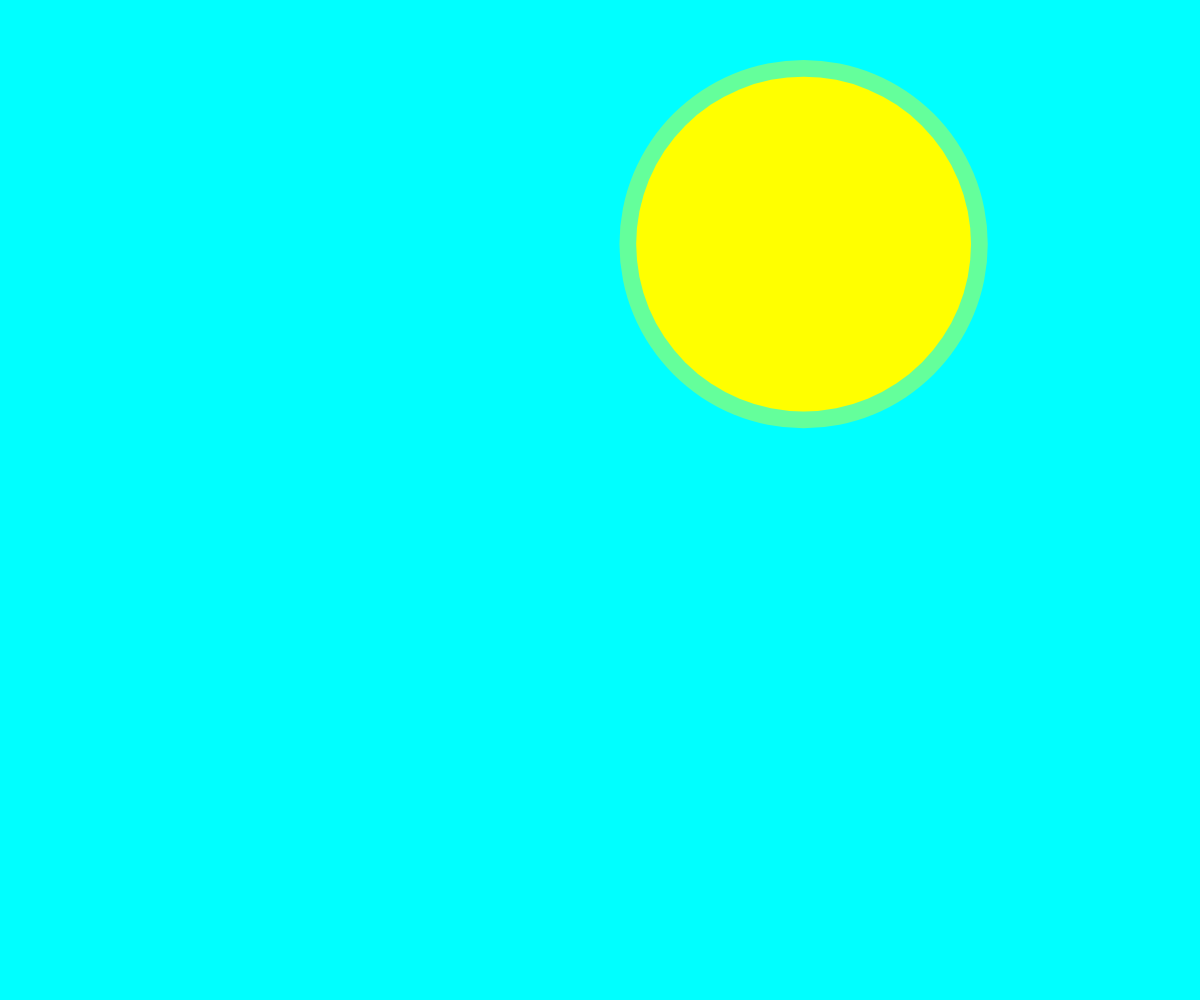
Frame 1 (no input)
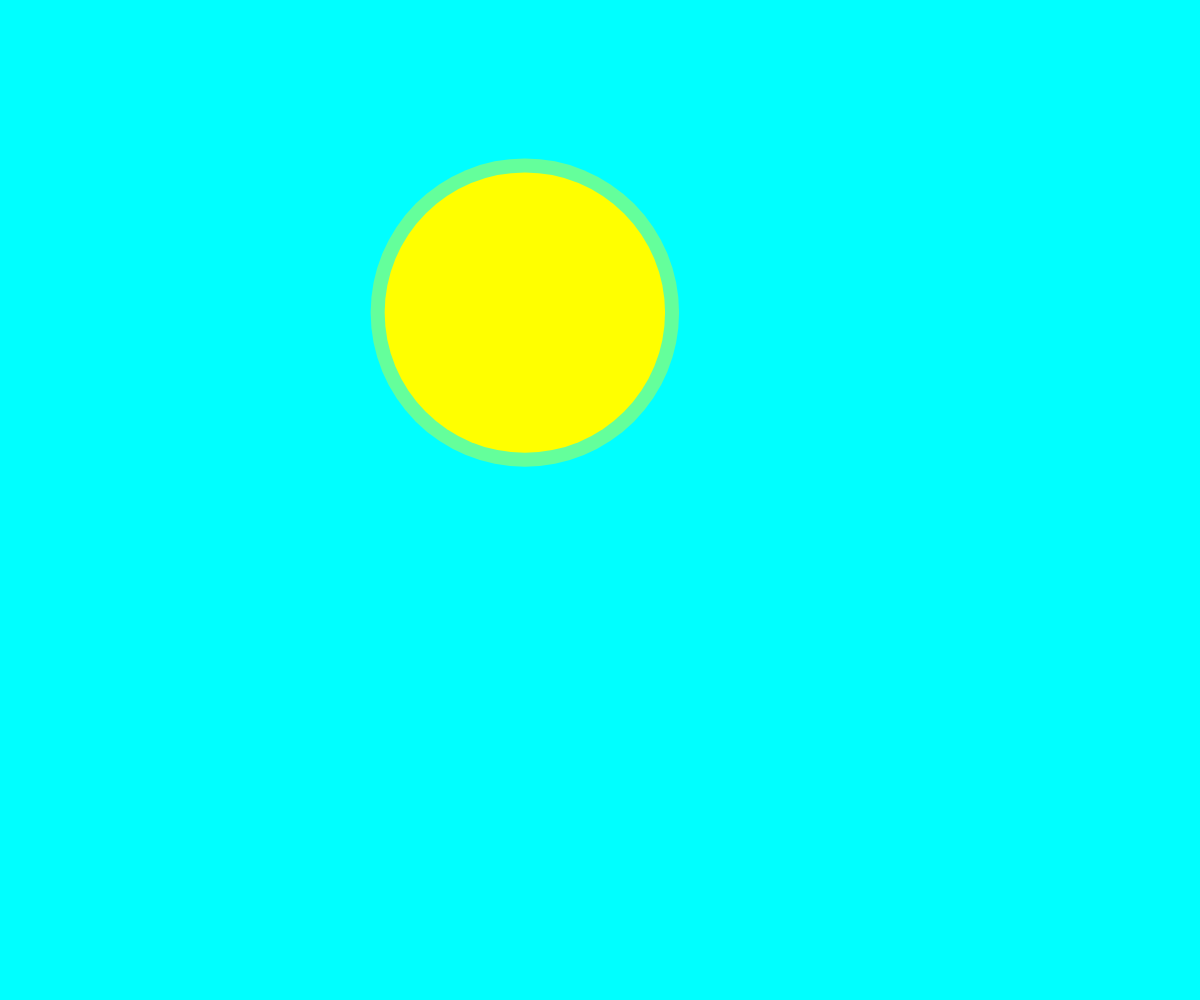
Frame 60 (no input)
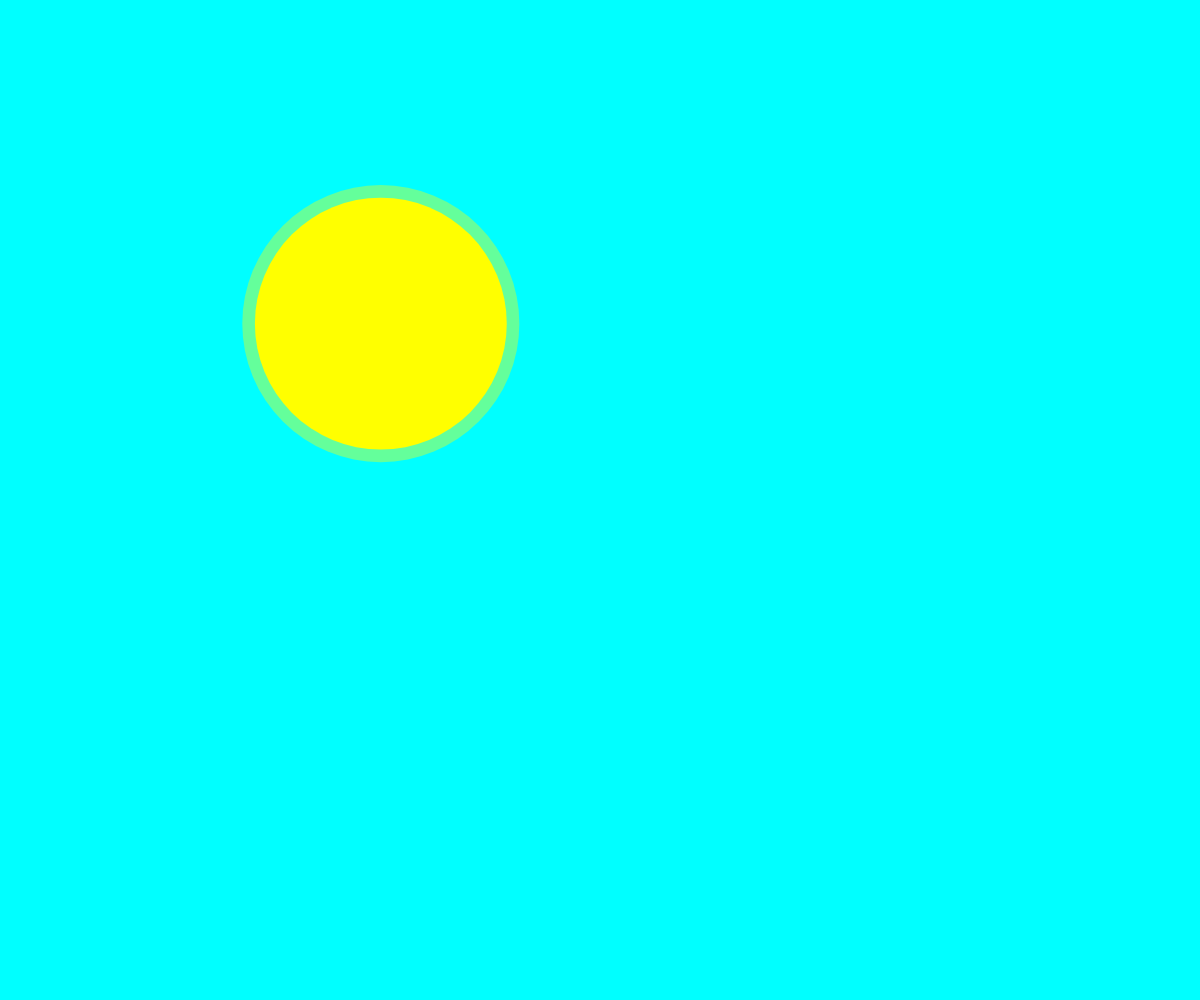
Frame 120 (the mouse pressed at the canvas centre since frame 60)

The p5.js sketch that drew these frames (run headless with seeded random() and noise() and a simulated clock; from frame 60 on, the mouse is pressed at the canvas centre):

// p5.js sketch
// ── sketch.js
var offset_X= 0;
var offset_Y=100;
var diaNoise=0;




function setup() {
  createCanvas(windowWidth, windowHeight);
  
  
}

function draw() {
  background(0,255,255,255);

noStroke();

let _x= map(noise(offset_X),0,1,0,width);
let _y= map(noise(offset_Y),0,1,0,height);
offset_X += 0.006;
offset_Y += 0.006;

let dia= map(noise(diaNoise),0,1,0,height/2);
diaNoise += 0.03;
fill(255,255,0,100);
ellipse(_x,_y,dia*1.1,dia*1.1);
fill(255,255,0,255);
ellipse(_x,_y,dia,dia);


}
